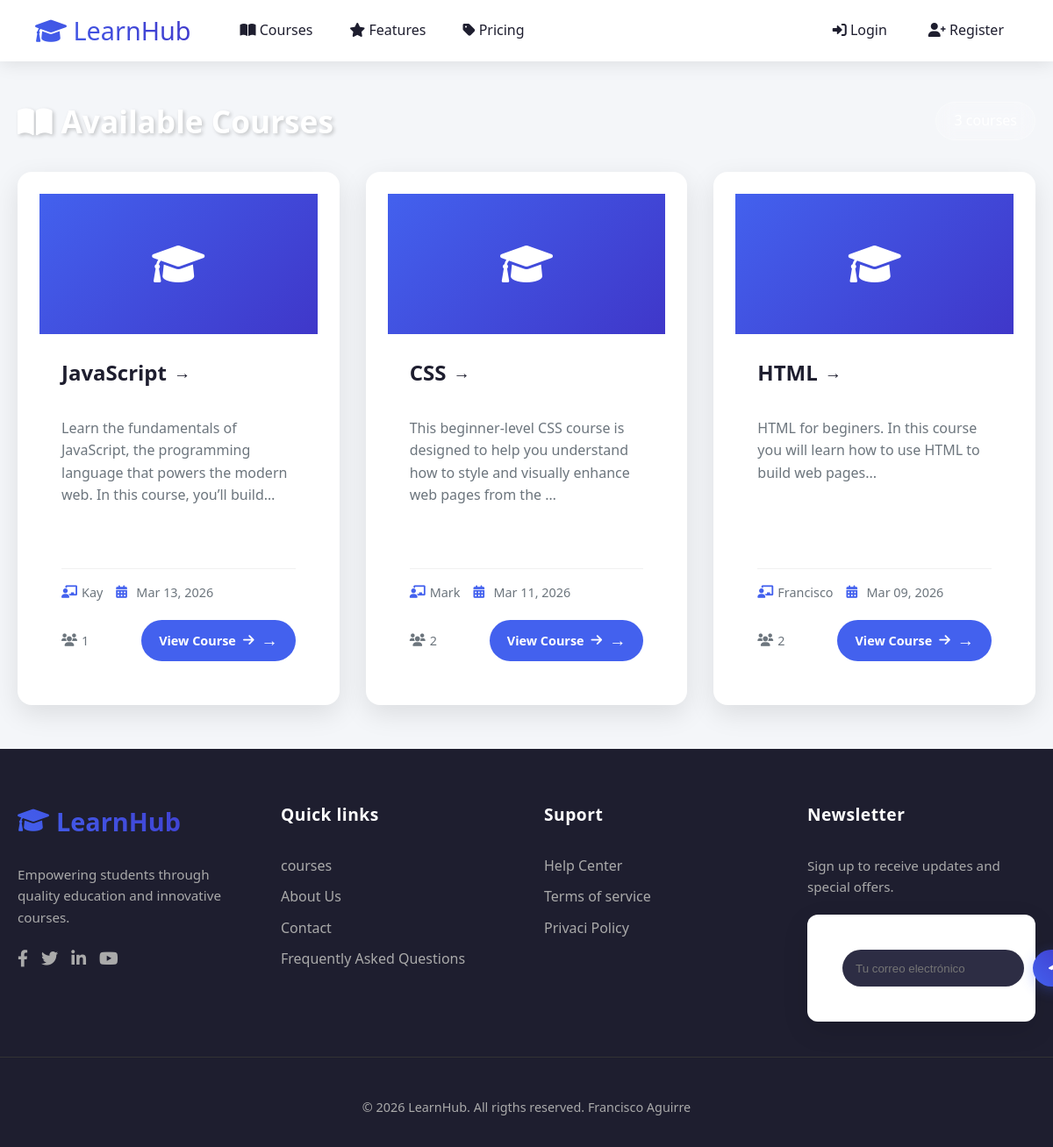
Page /courses/ on the committed database.
### courses/models.py (models this page shows, shortened)
class Course(models.Model):
    title = models.CharField(max_length=200)
    description = models.TextField()
    instructor = models.CharField(max_length=100)
    created_at = models.DateTimeField(auto_now_add=True)

### courses/views.py (the view)
# urls.py: path('', views.course_list, name='course_list'),
def course_list(request):
    courses = Course.objects.order_by('-created_at')
    for course in courses:
        course.student_count = course.enrollment_set.count()
    return render(request, 'course_list.html', {'courses': courses})

### courses/templates/course_list.html
{% extends "base.html" %}
{% block content %}
<div class="container">
    <div class="courses-header">
        <h2><i class="fas fa-book-open" style="margin-right: 10px;"></i>Available Courses</h2>
        <span class="course-count">{{ courses|length }} course{{ courses|length|pluralize }}</span>
    </div>
    {% if courses %}
    <div class="course-grid">
        {% for course in courses %}
        <div class="course-card">
            <div class="course-image">
                <i class="fas fa-graduation-cap"></i>
            </div>
            <div class="course-content">
                <h3 class="course-title">
                    <a href="/courses/{{ course.id }}/">{{ course.title }}</a>
                </h3>
                <p class="course-description">{{ course.description|truncatechars:120 }}</p>
                <div class="course-meta">
                    <span><i class="fas fa-chalkboard-teacher"></i> {{ course.instructor }}</span>
                    <span><i class="fas fa-calendar-alt"></i> {{ course.created_at|date:"M d, Y" }}</span>
                </div>
                <div class="course-footer">
                    <div class="course-stats">
                        <span><i class="fas fa-users"></i> {{ course.student_count }}</span>
                    </div>
                    <a href="/courses/{{ course.id }}/" class="btn-view">
                        View Course <i class="fas fa-arrow-right"></i>
                    </a>
                </div>
            </div>
        </div>
        {% endfor %}
    </div>
    {% else %}
    <div class="empty-state">
        <i class="fas fa-book-open"></i>
        <h3>No courses available yet</h3>
        <p>Check back soon for new courses!</p>
    </div>
    {% endif %}
</div>
{% endblock %}

### courses/static/css/style.css (style rules this page uses)
:root { --primary-color: #4361ee; --secondary-color: #3f37c9; --success-color: #4cc9f0; --danger-color: #f72585; --warning-color: #f8961e; --dark-color: #1e1e2f; --gray-color: #6c757d; --light-bg: #f4f6f9; --border-radius: 12px; --box-shadow: 0 10px 30px rgba(0, 0, 0, 0.1); --transition: all 0.3s ease; }
body { font-family: 'Segoe UI', Tahoma, Geneva, Verdana, sans-serif; margin: 0; padding: 0; background: var(--light-bg); color: var(--dark-color); line-height: 1.6; }
.container { max-width: 1200px; margin: 0 auto; padding: 40px 20px; }
.course-grid { display: grid; grid-template-columns: repeat(auto-fill, minmax(300px, 1fr)); gap: 30px; margin-top: 40px; }
.course-card { background: white; border-radius: var(--border-radius); overflow: hidden; box-shadow: var(--box-shadow); transition: var(--transition); padding: 25px; position: relative; top: 0; }
.course-card h3 { font-size: 1.5rem; margin-bottom: 15px; color: var(--dark-color); }
.course-card p { color: var(--gray-color); margin-bottom: 20px; line-height: 1.6; }
.course-card a { text-decoration: none; font-weight: 600; display: inline-flex; align-items: center; gap: 8px; transition: var(--transition); }
.course-card a::after { content: '→'; font-size: 1.2rem; }
.courses-header { display: flex; justify-content: space-between; align-items: center; margin-bottom: 30px; flex-wrap: wrap; }
.courses-header h2 { font-size: 2.2rem; color: white; text-shadow: 2px 2px 4px rgba(0,0,0,0.2); margin: 0; }
.course-count { background: rgba(255,255,255,0.2); backdrop-filter: blur(10px); padding: 8px 20px; border-radius: 30px; color: white; font-weight: 500; border: 1px solid rgba(255,255,255,0.3); }
.course-grid { display: grid; grid-template-columns: repeat(auto-fill, minmax(320px, 1fr)); gap: 30px; margin-top: 20px; }
.course-card { background: white; border-radius: 16px; overflow: hidden; box-shadow: 0 10px 30px rgba(0,0,0,0.1); transition: transform 0.3s ease, box-shadow 0.3s ease; display: flex; flex-direction: column; height: 100%; }
.course-image { height: 160px; background: linear-gradient(135deg, var(--primary-color), var(--secondary-color)); position: relative; display: flex; align-items: center; justify-content: center; color: white; font-size: 3rem; }
.course-content { padding: 25px; flex: 1; display: flex; flex-direction: column; }
.course-title { margin: 0 0 10px; font-size: 1.4rem; }
.course-title a { color: var(--dark-color); text-decoration: none; font-weight: 600; transition: color 0.2s; }
.course-description { color: var(--gray-color); line-height: 1.6; margin-bottom: 20px; flex: 1; }
.course-meta { display: flex; flex-wrap: wrap; gap: 15px; margin-bottom: 20px; font-size: 0.9rem; color: var(--gray-color); border-top: 1px solid #f0f0f0; padding-top: 15px; }
.course-meta span { display: flex; align-items: center; gap: 5px; }
.course-meta i { color: var(--primary-color); width: 18px; }
.course-footer { display: flex; justify-content: space-between; align-items: center; margin-top: auto; }
.course-stats { display: flex; gap: 15px; font-size: 0.9rem; }
.course-stats span { display: flex; align-items: center; gap: 5px; color: var(--gray-color); }
.btn-view { background: var(--primary-color); color: white; padding: 8px 20px; border-radius: 30px; text-decoration: none; font-weight: 500; font-size: 0.9rem; transition: background 0.2s; display: inline-flex; align-items: center; gap: 5px; }

### rows in the picture
Course: title "JavaScript", description "Learn the fundamentals of JavaScript, the programming language that powers the modern web. In this course, you’ll build…", instructor "Kay", created_at "Mar 13, 2026", student_count "1"
Course: title "CSS", description "This beginner‑level CSS course is designed to help you understand how to style and visually enhance web pages from the …", instructor "Mark", created_at "Mar 11, 2026", student_count "2"
Course: title "HTML", description "HTML for beginers. In this course you will learn how to use HTML to build web pages...", instructor "Francisco", created_at "Mar 09, 2026", student_count "2"
